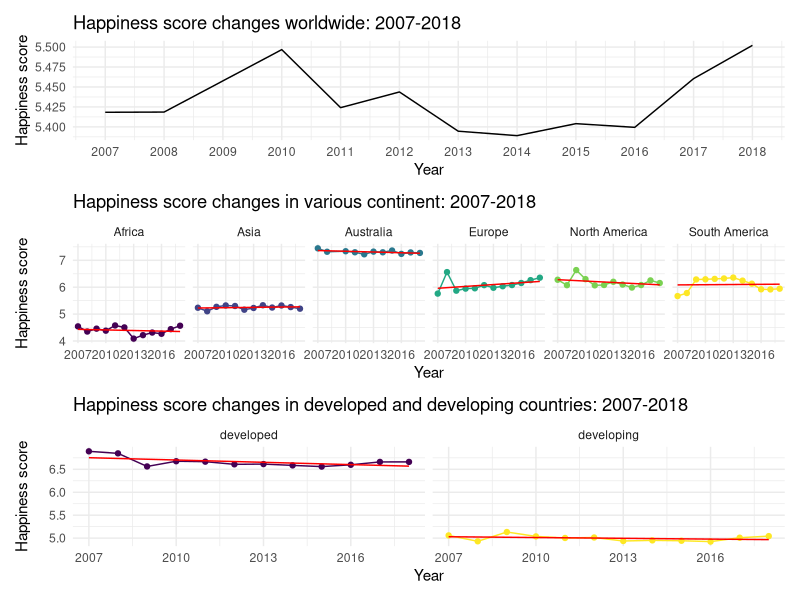
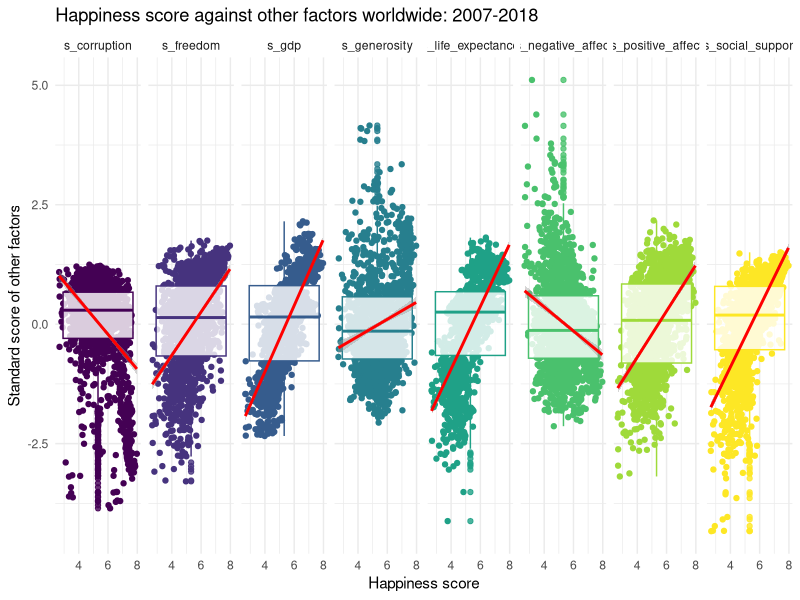

The R script that drew these images, in order: (Note: this script raises an error after producing the figures.)
## ---- chunk 1
library(tidyverse) ## Data Manipulaion
library(corrplot) ## Correlation plot
library(patchwork)

knitr::opts_chunk$set(
  fig.width = 8,
  fig.asp = 1,
  out.width = "100%",
  echo = FALSE,
  message = FALSE)

options(
  ggplot2.continuous.colour = "viridis",
  ggplot2.continuous.fill = "viridis")

scale_colour_discrete = scale_colour_viridis_d
scale_fill_discrete = scale_fill_viridis_d

theme_set(theme_minimal() + theme(legend.position = "bottom"))
## ---- chunk 2
happy = 
  read_csv("data/final_data_all_country.csv") %>% 
   rename("country" = country_name,
          "happiness_score" = life_ladder,
         "gdp" = log_gdp_per_capita,
         "life_expectance" = healthy_life_expectancy_at_birth,
         "freedom" = freedom_to_make_life_choices,
         "corruption" = perceptions_of_corruption)  %>% 
  unique() %>% 
  mutate(o_gdp = exp(gdp)) %>%# in the original data, they use log get the result, i try to transfer in the real way
  mutate(develop = ifelse(o_gdp > 25000, "developed", "developing")) # actually there is no speicific cretiria to distinguish the developed and developing country.
## ---- chunk 3
Asia = 
  c("Israel", "United Arab Emirates", "Singapore", "Thailand", "Taiwan Province of China",
                                   "Qatar", "Saudi Arabia", "Kuwait", "Bahrain", "Malaysia", "Uzbekistan", "Japan",
                                   "South Korea", "Turkmenistan", "Kazakhstan", "Turkey", "Hong Kong S.A.R., China", "Philippines",
                                   "Jordan", "China", "Pakistan", "Indonesia", "Azerbaijan", "Lebanon", "Vietnam",
                                   "Tajikistan", "Bhutan", "Kyrgyzstan", "Nepal", "Mongolia", "Palestinian Territories",
                                   "Iran", "Bangladesh", "Myanmar", "Iraq", "Sri Lanka", "Armenia", "India", "Georgia",
                                   "Cambodia", "Afghanistan", "Yemen", "Syria")

Europe = 
  c("Norway", "Denmark", "Iceland", "Switzerland", "Finland",
                                   "Netherlands", "Sweden", "Austria", "Ireland", "Germany",
                                   "Belgium", "Luxembourg", "United Kingdom", "Czech Republic",
                                   "Malta", "France", "Spain", "Slovakia", "Poland", "Italy",
                                   "Russia", "Lithuania", "Latvia", "Moldova", "Romania",
                                   "Slovenia", "North Cyprus", "Cyprus", "Estonia", "Belarus",
                                   "Serbia", "Hungary", "Croatia", "Kosovo", "Montenegro",
                                   "Greece", "Portugal", "Bosnia and Herzegovina", "Macedonia",
                                   "Bulgaria", "Albania", "Ukraine")

North_America = 
  c("Canada", "Costa Rica", "United States", "Mexico",  
                                   "Panama","Trinidad and Tobago", "El Salvador", "Belize", "Guatemala",
                                   "Jamaica", "Nicaragua", "Dominican Republic", "Honduras",
                                   "Haiti")

Sorth_America =  
  c("Chile", "Brazil", "Argentina", "Uruguay",
                                   "Colombia", "Ecuador", "Bolivia", "Peru",
                                   "Paraguay", "Venezuela")

Australia = 
  c("New Zealand", "Australia")

happy = happy %>% 
  mutate(continent = case_when(
    country %in% Asia ~ "Asia",
    country %in% Europe ~ "Europe",
    country %in% North_America ~ "North America",
    country %in% Sorth_America ~ "South America",
    country %in% Australia ~ "Australia",
    TRUE ~ as.character("Africa")
  ))
## ---- chunk 4
happy_standard = happy %>% 
  mutate(s_gdp = scale(gdp),
         s_social_support = scale(social_support),
         s_life_expectance = scale(life_expectance),
         s_freedom = scale(freedom),
         s_positive_affect = scale(positive_affect),
         s_negative_affect = scale(negative_affect),
         s_generosity  = scale(generosity),
         s_corruption  = scale(corruption)) %>%
  select(-c(gdp:corruption), -o_gdp)
## ---- chunk 5
plot1 = happy %>% 
  filter(year>2006) %>%
  group_by(year) %>% 
  summarise(year_mean_score = mean(happiness_score)) %>% 
  ggplot(aes(x = year, y = year_mean_score)) +
  geom_path() +
  labs(title = "Happiness score changes worldwide: 2007-2018",
       x = "Year",
       y =  "Happiness score") +
  scale_x_continuous(
    breaks = c(2007,2008,2009,2010,2011, 2012, 2013,2014,2015,2016,2017,2018))

plot2 = happy %>% 
  filter(year>2006)%>%
  group_by(year, continent) %>% 
  summarise(year_mean_score = mean(happiness_score)) %>% 
  ggplot(aes(x = year, y = year_mean_score, color = continent)) +
  geom_point() +
  geom_line() +
  geom_smooth(method = lm, size  = 0.5, 
              se = FALSE, color = "red") +  
  facet_grid(. ~ continent) +
  labs(title = "Happiness score changes in various continent: 2007-2018",
       x = "Year",
       y =  "Happiness score") +
 theme(legend.position = "none")
     

plot3 = happy %>% 
  filter(year > 2006) %>%
  drop_na(develop) %>%
  group_by(year, develop) %>% 
  summarise(year_mean_score = mean(happiness_score)) %>% 
  ggplot(aes(x = year, y = year_mean_score, color = develop)) +
  geom_point() +
  geom_line() +
  geom_smooth(method = lm, size  = 0.5, 
              se = FALSE, color = "red") +  
  facet_grid(. ~ develop) +
  labs(title = "Happiness score changes in developed and developing countries: 2007-2018",
       x = "Year",
       y =  "Happiness score")+
 theme(legend.position = "none")

plot1/plot2/plot3
## ---- chunk 6
happy_standard %>% 
  filter(year>2006) %>%
  pivot_longer(s_gdp:s_corruption,
               names_to = "standard_factors",
               values_to = "standard_value") %>% 
  ggplot(aes(x = happiness_score, y = standard_value,
             color  = standard_factors)) +
  geom_point() +
  geom_boxplot(alpha = .8) +  
  geom_smooth(method = lm, color = "red") +
  facet_grid(. ~ standard_factors) +
  labs(x = "Happiness score", 
       y = "Standard score of other factors", 
       title = "Happiness score against other factors worldwide: 2007-2018") + 
  theme(legend.position = "none")

happy_standard %>% 
  drop_na() %>%
   filter(year > 2006) %>%
  select(-c(X1,country, year, continent, develop)) %>% 
  cor() %>%
  corrplot.mixed(title = "Happiness score against other factors worldwide: 2007-2018",
                 tl.cex = 1.2, tl.pos = "lt", number.cex = 1.2,
                  mar = c(0,0,1,0))
## ---- chunk 7
happy_standard %>% 
  drop_na() %>%
   filter(year>2006)%>%
  filter(continent == "Australia") %>% 
  select(-c(X1,country, year, continent, develop)) %>% 
  cor() %>%
  corrplot.mixed(title = "Australia: 2007-2018",
                 tl.cex = 1.2, tl.pos = "lt", number.cex = 1.2,
                  mar=c(0,0,1,0))

happy_standard %>% 
  drop_na() %>%
   filter(year>2006)%>%
  filter(continent %in% c("Europe", "North America", "South America"))  %>% 
  select(-c(X1,country, year, continent, develop)) %>% 
  cor() %>%
  corrplot.mixed(title = "Europe, North America, South America: 2007-2018",
                 tl.cex = 1.2, tl.pos = "lt", number.cex = 1.2,
                  mar = c(0,0,1,0))

happy_standard %>% 
  drop_na() %>%
   filter(year > 2006) %>%
 filter(continent %in% c("Africa", "Asia")) %>% 
  select(-c(X1,country, year, continent, develop)) %>% 
  cor() %>%
  corrplot.mixed(title = "Africa, Asia: 2007-2018 ",
                 tl.cex = 1.2, tl.pos = "lt", number.cex = 1.2,
                  mar=c(0,0,1,0))
## ---- chunk 8
happy_standard %>% 
  drop_na() %>%
   filter(year>2006)%>%
  filter(develop == "developing") %>% 
  select(-c(X1, country, year, continent, develop)) %>% 
  cor() %>%
  corrplot.mixed(title = "Developing: 2007-2018",
                 tl.cex = 1.2, tl.pos = "lt", number.cex = 1.2,
                  mar=c(0,0,1,0))

happy_standard %>% 
  drop_na() %>%
   filter(year>2006)%>%
  filter(develop == "developed") %>% 
  select(-c(X1,country, year, continent, develop)) %>% 
  cor() %>%
  corrplot.mixed(title = "Developed: 2007-2018",
                  tl.cex = 1.2, tl.pos = "lt", number.cex = 1.2,
                  mar=c(0,0,1,0))
## ---- chunk 9
data =  happy %>% 
  mutate(develop = as.factor(develop),
         continent = as.factor(continent)) %>%
  select(-c(country, year, o_gdp))
fit = lm(happiness_score ~
            freedom + 
            negative_affect + 
            generosity + 
            life_expectance + 
            positive_affect + 
            corruption*develop + 
            social_support*develop, data = data)
fit %>% broom::tidy() %>% knitr::kable(digits = 3)
